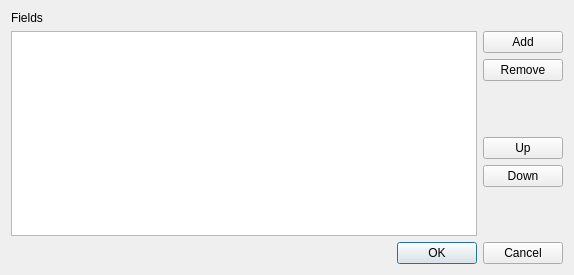
<?xml version="1.0" encoding="UTF-8"?>
<ui version="4.0">
 <class>mdtFieldListEditionDialog</class>
 <widget class="QDialog" name="mdtFieldListEditionDialog">
  <property name="geometry">
   <rect>
    <x>0</x>
    <y>0</y>
    <width>574</width>
    <height>275</height>
   </rect>
  </property>
  <property name="windowTitle">
   <string>Field list edition</string>
  </property>
  <layout class="QVBoxLayout" name="verticalLayout_2">
   <item>
    <widget class="QLabel" name="lbFields">
     <property name="text">
      <string>Fields</string>
     </property>
    </widget>
   </item>
   <item>
    <layout class="QHBoxLayout" name="horizontalLayout">
     <item>
      <widget class="QTableWidget" name="twFields"/>
     </item>
     <item>
      <layout class="QVBoxLayout" name="verticalLayout">
       <item>
        <widget class="QPushButton" name="pbAdd">
         <property name="text">
          <string>Add</string>
         </property>
        </widget>
       </item>
       <item>
        <widget class="QPushButton" name="pbRemove">
         <property name="text">
          <string>Remove</string>
         </property>
        </widget>
       </item>
       <item>
        <spacer name="verticalSpacer">
         <property name="orientation">
          <enum>Qt::Vertical</enum>
         </property>
         <property name="sizeHint" stdset="0">
          <size>
           <width>18</width>
           <height>17</height>
          </size>
         </property>
        </spacer>
       </item>
       <item>
        <widget class="QPushButton" name="pbUp">
         <property name="text">
          <string>Up</string>
         </property>
        </widget>
       </item>
       <item>
        <widget class="QPushButton" name="pbDown">
         <property name="text">
          <string>Down</string>
         </property>
        </widget>
       </item>
       <item>
        <spacer name="verticalSpacer_2">
         <property name="orientation">
          <enum>Qt::Vertical</enum>
         </property>
         <property name="sizeHint" stdset="0">
          <size>
           <width>20</width>
           <height>40</height>
          </size>
         </property>
        </spacer>
       </item>
      </layout>
     </item>
    </layout>
   </item>
   <item>
    <widget class="QDialogButtonBox" name="buttonBox">
     <property name="orientation">
      <enum>Qt::Horizontal</enum>
     </property>
     <property name="standardButtons">
      <set>QDialogButtonBox::Cancel|QDialogButtonBox::Ok</set>
     </property>
    </widget>
   </item>
  </layout>
 </widget>
 <resources/>
 <connections>
  <connection>
   <sender>buttonBox</sender>
   <signal>accepted()</signal>
   <receiver>mdtFieldListEditionDialog</receiver>
   <slot>accept()</slot>
   <hints>
    <hint type="sourcelabel">
     <x>248</x>
     <y>254</y>
    </hint>
    <hint type="destinationlabel">
     <x>157</x>
     <y>274</y>
    </hint>
   </hints>
  </connection>
  <connection>
   <sender>buttonBox</sender>
   <signal>rejected()</signal>
   <receiver>mdtFieldListEditionDialog</receiver>
   <slot>reject()</slot>
   <hints>
    <hint type="sourcelabel">
     <x>316</x>
     <y>260</y>
    </hint>
    <hint type="destinationlabel">
     <x>286</x>
     <y>274</y>
    </hint>
   </hints>
  </connection>
 </connections>
</ui>
